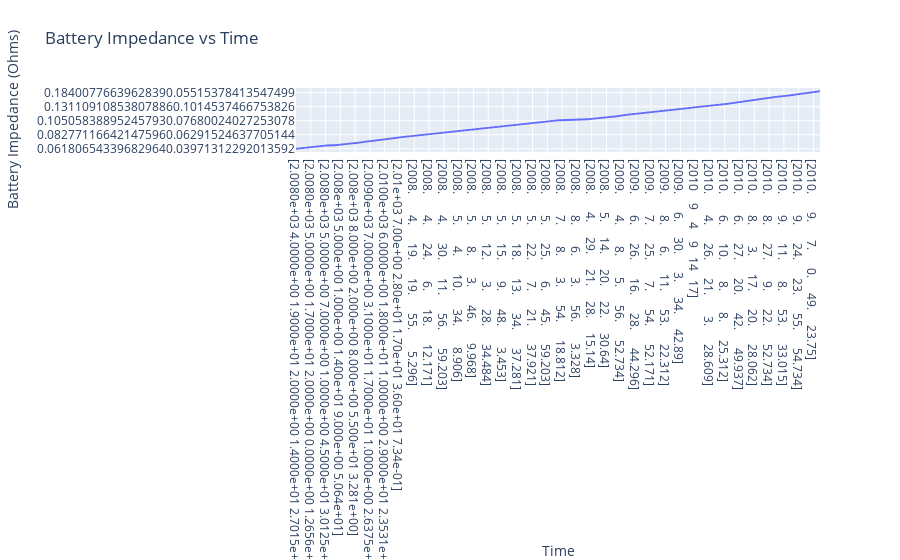

Write notebook code for a chart like this one.
### Markdown cell above
Battery Impedance vs Time Plot:

### Code cell
imp_data['Battery_impedance']=imp_data['Rct']+imp_data['Re']

fig_BatteryImp=px.line(
    imp_data,
    x='start_time',
    y='Battery_impedance',
    labels={'start_time':'Time ', 'Battery_impedance':'Battery Impedance (Ohms)'},
    title='Battery Impedance vs Time '
)
fig_BatteryImp.show()

### Figure 1 — Plotly figure (JSON) as saved in the notebook; plotly's stock layout.template omitted (floating-point values rounded to 4 significant figures; data arrays with more than 128 entries replaced by an {"elided": "..."} marker saying what was removed)
{"data": [{"hovertemplate": "Time =%{x}<br>Battery Impedance (Ohms)=%{y}<extra></extra>", "legendgroup": "", "line": {"color": "#636efa", "dash": "solid"}, "marker": {"symbol": "circle"}, "mode": "lines", "name": "", "showlegend": false, "type": "scattergl", "x": {"elided": "1956 str values"}, "xaxis": "x", "y": {"elided": "1956 str values"}, "yaxis": "y"}], "layout": {"legend": {"tracegroupgap": 0}, "title": {"text": "Battery Impedance vs Time "}, "xaxis": {"anchor": "y", "domain": [0, 1], "title": {"text": "Time "}}, "yaxis": {"anchor": "x", "domain": [0, 1], "title": {"text": "Battery Impedance (Ohms)"}}}}
